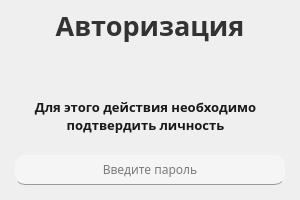
<?xml version="1.0" encoding="UTF-8"?>
<ui version="4.0">
 <class>AuthorizationWindow</class>
 <widget class="QDialog" name="AuthorizationWindow">
  <property name="windowModality">
   <enum>Qt::NonModal</enum>
  </property>
  <property name="enabled">
   <bool>true</bool>
  </property>
  <property name="geometry">
   <rect>
    <x>0</x>
    <y>0</y>
    <width>300</width>
    <height>200</height>
   </rect>
  </property>
  <property name="mouseTracking">
   <bool>true</bool>
  </property>
  <property name="windowTitle">
   <string>Dialog</string>
  </property>
  <widget class="QFrame" name="main_frame">
   <property name="geometry">
    <rect>
     <x>0</x>
     <y>0</y>
     <width>300</width>
     <height>300</height>
    </rect>
   </property>
   <property name="mouseTracking">
    <bool>true</bool>
   </property>
   <property name="styleSheet">
    <string notr="true">QFrame {
	border-radius: 15px;
}
</string>
   </property>
   <property name="frameShape">
    <enum>QFrame::StyledPanel</enum>
   </property>
   <property name="frameShadow">
    <enum>QFrame::Raised</enum>
   </property>
   <widget class="QLabel" name="header_label">
    <property name="geometry">
     <rect>
      <x>0</x>
      <y>0</y>
      <width>300</width>
      <height>50</height>
     </rect>
    </property>
    <property name="font">
     <font>
      <family>Comfortaa</family>
      <pointsize>20</pointsize>
      <weight>75</weight>
      <bold>true</bold>
     </font>
    </property>
    <property name="mouseTracking">
     <bool>true</bool>
    </property>
    <property name="styleSheet">
     <string notr="true">color: #333</string>
    </property>
    <property name="text">
     <string>Авторизация</string>
    </property>
    <property name="alignment">
     <set>Qt::AlignCenter</set>
    </property>
   </widget>
   <widget class="QLineEdit" name="password_line_edit">
    <property name="geometry">
     <rect>
      <x>15</x>
      <y>155</y>
      <width>270</width>
      <height>30</height>
     </rect>
    </property>
    <property name="font">
     <font>
      <family>Comfortaa</family>
      <pointsize>9</pointsize>
     </font>
    </property>
    <property name="mouseTracking">
     <bool>true</bool>
    </property>
    <property name="focusPolicy">
     <enum>Qt::ClickFocus</enum>
    </property>
    <property name="styleSheet">
     <string notr="true">QLineEdit {
	border-radius: 10px;
	background: #f5f5f5;
	border: 0px;
	border-bottom: 1px solid #999;
}

QLineEdit:hover {
	border-bottom: 1px solid #444;
}</string>
    </property>
    <property name="maxLength">
     <number>20</number>
    </property>
    <property name="frame">
     <bool>true</bool>
    </property>
    <property name="echoMode">
     <enum>QLineEdit::Password</enum>
    </property>
    <property name="alignment">
     <set>Qt::AlignCenter</set>
    </property>
    <property name="placeholderText">
     <string>Введите пароль</string>
    </property>
    <property name="cursorMoveStyle">
     <enum>Qt::LogicalMoveStyle</enum>
    </property>
    <property name="clearButtonEnabled">
     <bool>false</bool>
    </property>
   </widget>
   <widget class="QLabel" name="auth_cat_label">
    <property name="geometry">
     <rect>
      <x>203</x>
      <y>127</y>
      <width>70</width>
      <height>33</height>
     </rect>
    </property>
    <property name="font">
     <font>
      <family>Comfortaa</family>
     </font>
    </property>
    <property name="mouseTracking">
     <bool>true</bool>
    </property>
    <property name="toolTip">
     <string>&lt;html&gt;&lt;head/&gt;&lt;body&gt;&lt;p&gt;&lt;span style=&quot; font-weight:600; color:#20b2aa;&quot;&gt;Мяу~&lt;/span&gt;&lt;/p&gt;&lt;/body&gt;&lt;/html&gt;</string>
    </property>
    <property name="styleSheet">
     <string notr="true">QToolTip {
	border: 1px solid #aaa;
	border-radius: 5px;
}

QLabel {
	background: none;
	font-family: &quot;Comfortaa&quot;;
}</string>
    </property>
    <property name="text">
     <string/>
    </property>
    <property name="pixmap">
     <pixmap>img/kitty.png</pixmap>
    </property>
   </widget>
   <widget class="QLabel" name="background_label">
    <property name="geometry">
     <rect>
      <x>0</x>
      <y>0</y>
      <width>300</width>
      <height>200</height>
     </rect>
    </property>
    <property name="mouseTracking">
     <bool>true</bool>
    </property>
    <property name="styleSheet">
     <string notr="true">border-radius: 15px;</string>
    </property>
    <property name="text">
     <string/>
    </property>
    <property name="pixmap">
     <pixmap>img/background_auth.png</pixmap>
    </property>
    <property name="scaledContents">
     <bool>true</bool>
    </property>
    <property name="alignment">
     <set>Qt::AlignCenter</set>
    </property>
   </widget>
   <widget class="QLabel" name="info_label">
    <property name="geometry">
     <rect>
      <x>0</x>
      <y>86</y>
      <width>291</width>
      <height>60</height>
     </rect>
    </property>
    <property name="font">
     <font>
      <family>Comfortaa</family>
      <pointsize>10</pointsize>
      <weight>75</weight>
      <bold>true</bold>
     </font>
    </property>
    <property name="mouseTracking">
     <bool>true</bool>
    </property>
    <property name="styleSheet">
     <string notr="true">color: #191919</string>
    </property>
    <property name="text">
     <string>Для этого действия необходимо подтвердить личность</string>
    </property>
    <property name="scaledContents">
     <bool>false</bool>
    </property>
    <property name="alignment">
     <set>Qt::AlignCenter</set>
    </property>
    <property name="wordWrap">
     <bool>true</bool>
    </property>
   </widget>
   <widget class="QLabel" name="left_eye_label">
    <property name="geometry">
     <rect>
      <x>225</x>
      <y>141</y>
      <width>10</width>
      <height>10</height>
     </rect>
    </property>
    <property name="mouseTracking">
     <bool>true</bool>
    </property>
    <property name="toolTip">
     <string>&lt;html&gt;&lt;head/&gt;&lt;body&gt;&lt;p&gt;&lt;span style=&quot; font-weight:600; color:#20b2aa;&quot;&gt;Мяу~&lt;/span&gt;&lt;/p&gt;&lt;/body&gt;&lt;/html&gt;</string>
    </property>
    <property name="styleSheet">
     <string notr="true">QToolTip {
	border: 1px solid #aaa;
	border-radius: 5px;
}

QLabel {
	background: none;
	font-family: &quot;Comfortaa&quot;;
}</string>
    </property>
    <property name="text">
     <string/>
    </property>
    <property name="pixmap">
     <pixmap>img/cats eye.png</pixmap>
    </property>
   </widget>
   <widget class="QLabel" name="right_eye_label">
    <property name="geometry">
     <rect>
      <x>242</x>
      <y>141</y>
      <width>10</width>
      <height>10</height>
     </rect>
    </property>
    <property name="mouseTracking">
     <bool>true</bool>
    </property>
    <property name="toolTip">
     <string>&lt;html&gt;&lt;head/&gt;&lt;body&gt;&lt;p&gt;&lt;span style=&quot; font-weight:600; color:#20b2aa;&quot;&gt;Мяу~&lt;/span&gt;&lt;/p&gt;&lt;/body&gt;&lt;/html&gt;</string>
    </property>
    <property name="styleSheet">
     <string notr="true">QToolTip {
	border: 1px solid #aaa;
	border-radius: 5px;
}

QLabel {
	background: none;
	font-family: &quot;Comfortaa&quot;;
}</string>
    </property>
    <property name="text">
     <string/>
    </property>
    <property name="pixmap">
     <pixmap>img/cats eye.png</pixmap>
    </property>
   </widget>
   <widget class="QLabel" name="close_label">
    <property name="geometry">
     <rect>
      <x>273</x>
      <y>5</y>
      <width>15</width>
      <height>15</height>
     </rect>
    </property>
    <property name="mouseTracking">
     <bool>true</bool>
    </property>
    <property name="text">
     <string/>
    </property>
    <property name="pixmap">
     <pixmap>img/close.png</pixmap>
    </property>
    <property name="scaledContents">
     <bool>true</bool>
    </property>
    <property name="alignment">
     <set>Qt::AlignCenter</set>
    </property>
   </widget>
   <zorder>background_label</zorder>
   <zorder>info_label</zorder>
   <zorder>header_label</zorder>
   <zorder>password_line_edit</zorder>
   <zorder>auth_cat_label</zorder>
   <zorder>right_eye_label</zorder>
   <zorder>left_eye_label</zorder>
   <zorder>close_label</zorder>
  </widget>
 </widget>
 <resources/>
 <connections/>
</ui>
